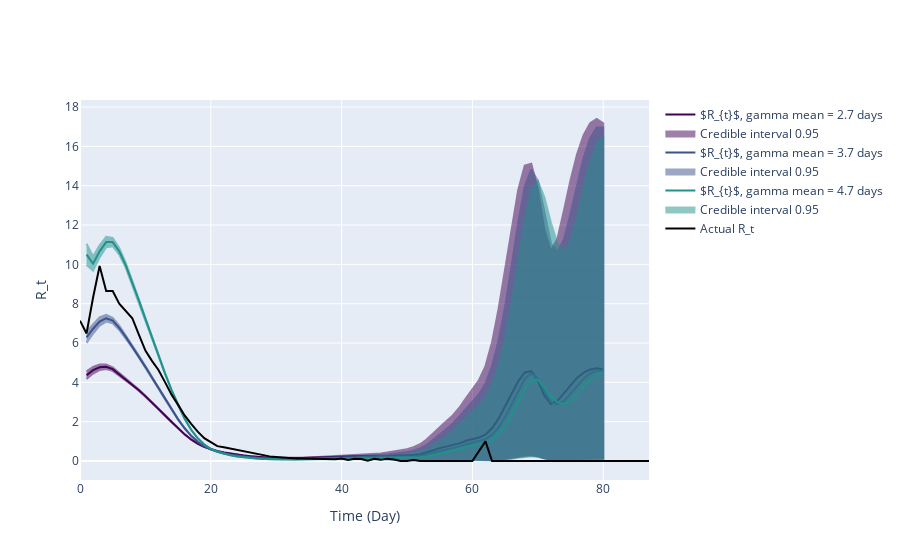

Notebook code cell kept with this figure:
### Markdown cell above
Given:

Original mean: $\mu = a \cdot b$
Original variance: $\sigma^2 = a \cdot b^2$
We want:

New mean: $\mu' = a' \cdot b' = \mu + 1$
New variance: $\sigma^2 = a' \cdot b'^2$
From the variance equation, we have: $[ a \cdot b^2 = a' \cdot b'^2 ]$

To find $a'$ and $b'$, we can use the following steps:

Express $a'$ in terms of $a$ and $b'$: $[ a' = \frac{a \cdot b^2}{b'^2} ]$

Substitute $a'$ into the new mean equation: [$ \left(\frac{a \cdot b^2}{b'^2}\right) \cdot b' = a \cdot b + 1 ]$

Simplify the equation: $[ \frac{a \cdot b^2 \cdot b'}{b'^2} = a \cdot b + 1 ] [ \frac{a \cdot b^2}{b'} = a \cdot b + 1 ]$

Solve for $b'$: $[ b' = \frac{a \cdot b^2}{a \cdot b + 1} ]$

Substitute $b'$ back to find $a'$: $[ a' = \frac{a \cdot b^2}{\left(\frac{a \cdot b^2}{a \cdot b + 1}\right)^2} ] [ a' = \frac{a \cdot b^2 \cdot (a \cdot b + 1)^2}{a^2 \cdot b^4} ] [ a' = \frac{(a \cdot b + 1)^2}{a \cdot b^2} ]$

So, the new parameters $a'$ and $b'$ are: $[ a' = \frac{(a \cdot b + 1)^2}{a \cdot b^2} ] [ b' = \frac{a \cdot b^2}{a \cdot b + 1} ]$

These adjustments will shift the mean of the distribution by 1 without changing the variance.

### Code cell
# Use incidence data to predict R_t value
theta = incidences_true_r1
end_time_point = len(theta)

a = gamma_a; b = gamma_scale
gamma_shape_list = [(a*b-1)**2/(a*b*b), a, (a*b+1)**2/(a*b*b)]
gamma_scale_list = [(a*b*b)/(a*b-1), b, (a*b*b)/(a*b+1)]

inc_data_r1 = pd.DataFrame(
    {
        'Time': np.arange(len(theta)-2),
        'Incidence Number': incidences_true_r1[2:len(theta)]
    }
)

intervals_list_r1 = []
for shape, scale in zip(gamma_shape_list, gamma_scale_list):
    gamma_pdf = gamma.pdf(x, shape, gamma_loc, scale)
    inference = branchpro.BranchProPosterior(
        inc_data=inc_data_r1,
        daily_serial_interval=gamma_pdf,
        alpha=prior_a,
        beta=prior_b)

    inference.run_inference(tau=tau)
    intervals = inference.get_intervals(central_prob=.95)
    intervals_list_r1.append(intervals)

fig = plot_multi_rt_fig(intervals_list_r1, true_rt_r1[2:-1], gamma_pdf, end_time_point)

n = 0
for i, handle in enumerate(fig.figure['data']):
    if handle['name'].startswith('Estimated'):
        mean_val = gamma_shape_list[n]*gamma_scale_list[n]
        handle['name'] = "$R_{t}$, " + f'gamma mean = {mean_val:.2g} days'
        n += 1

pio.write_image(fig.figure, 'single_plots/predicted_vs_true_rt_r1_multi.png')  
fig.show_figure()

### Figure 1 — Plotly figure (JSON) as saved in the notebook; plotly's stock layout.template omitted (floating-point values rounded to 4 significant figures; data arrays with more than 128 entries replaced by an {"elided": "..."} marker saying what was removed)
{"data": [{"line": {"color": "#440154"}, "mode": "lines", "name": "$R_{t}$, gamma mean = 2.7 days", "type": "scatter", "x": [1, 2, 3, 4, 5, 6, 7, 8, 9, 10, 11, 12, 13, 14, 15, 16, 17, 18, 19, 20, 21, 22, 23, 24, 25, 26, 27, 28, 29, 30, 31, 32, 33, 34, 35, 36, 37, 38, 39, 40, 41, 42, 43, 44, 45, 46, 47, 48, 49, 50, 51, 52, 53, 54, 55, 56, 57, 58, 59, 60, 61, 62, 63, 64, 65, 66, 67, 68, 69, 70, 71, 72, 73, 74, 75, 76, 77, 78, 79, 80], "y": [4.362, 4.619, 4.763, 4.796, 4.674, 4.417, 4.14, 3.881, 3.601, 3.299, 2.983, 2.655, 2.317, 1.983, 1.658, 1.355, 1.092, 0.8797, 0.7154, 0.5927, 0.5012, 0.4296, 0.371, 0.3215, 0.2783, 0.2404, 0.2084, 0.1834, 0.1655, 0.1541, 0.148, 0.1464, 0.1482, 0.1535, 0.1633, 0.1776, 0.193, 0.2054, 0.2154, 0.2261, 0.2355, 0.2399, 0.2385, 0.2338, 0.2316, 0.2379, 0.2534, 0.2679, 0.2733, 0.2811, 0.3021, 0.3461, 0.4278, 0.5442, 0.6544, 0.726, 0.7883, 0.895, 1.029, 1.124, 1.194, 1.344, 1.664, 2.153, 2.755, 3.417, 4.049, 4.502, 4.568, 4.101, 3.323, 2.9, 3.061, 3.458, 3.873, 4.228, 4.492, 4.656, 4.715, 4.656]}, {"fill": "toself", "fillcolor": "#440154", "line": {"color": "#440154"}, "mode": "lines", "name": "Credible interval 0.95", "opacity": 0.5, "showlegend": true, "type": "scatter", "x": {"elided": "160 int values"}, "y": {"elided": "160 float values"}}, {"line": {"color": "#3b528b"}, "mode": "lines", "name": "$R_{t}$, gamma mean = 3.7 days", "type": "scatter", "x": [1, 2, 3, 4, 5, 6, 7, 8, 9, 10, 11, 12, 13, 14, 15, 16, 17, 18, 19, 20, 21, 22, 23, 24, 25, 26, 27, 28, 29, 30, 31, 32, 33, 34, 35, 36, 37, 38, 39, 40, 41, 42, 43, 44, 45, 46, 47, 48, 49, 50, 51, 52, 53, 54, 55, 56, 57, 58, 59, 60, 61, 62, 63, 64, 65, 66, 67, 68, 69, 70, 71, 72, 73, 74, 75, 76, 77, 78, 79, 80], "y": [6.293, 6.726, 7.094, 7.261, 7.142, 6.773, 6.311, 5.825, 5.314, 4.788, 4.248, 3.698, 3.148, 2.618, 2.117, 1.665, 1.282, 0.9795, 0.7522, 0.5887, 0.4722, 0.3865, 0.3209, 0.269, 0.2261, 0.1902, 0.1607, 0.1379, 0.1217, 0.1111, 0.1053, 0.1034, 0.1045, 0.1087, 0.1165, 0.128, 0.1407, 0.1519, 0.1617, 0.1717, 0.1802, 0.1843, 0.1837, 0.1799, 0.1774, 0.1808, 0.1912, 0.2014, 0.2057, 0.2117, 0.2263, 0.2568, 0.3159, 0.4048, 0.497, 0.5711, 0.6442, 0.7442, 0.8537, 0.9285, 0.9862, 1.098, 1.333, 1.711, 2.228, 2.873, 3.574, 4.178, 4.452, 4.194, 3.528, 3.004, 2.884, 3.055, 3.41, 3.815, 4.18, 4.452, 4.598, 4.597]}, {"fill": "toself", "fillcolor": "#3b528b", "line": {"color": "#3b528b"}, "mode": "lines", "name": "Credible interval 0.95", "opacity": 0.5, "showlegend": true, "type": "scatter", "x": {"elided": "160 int values"}, "y": {"elided": "160 float values"}}, {"line": {"color": "#21918c"}, "mode": "lines", "name": "$R_{t}$, gamma mean = 4.7 days", "type": "scatter", "x": [1, 2, 3, 4, 5, 6, 7, 8, 9, 10, 11, 12, 13, 14, 15, 16, 17, 18, 19, 20, 21, 22, 23, 24, 25, 26, 27, 28, 29, 30, 31, 32, 33, 34, 35, 36, 37, 38, 39, 40, 41, 42, 43, 44, 45, 46, 47, 48, 49, 50, 51, 52, 53, 54, 55, 56, 57, 58, 59, 60, 61, 62, 63, 64, 65, 66, 67, 68, 69, 70, 71, 72, 73, 74, 75, 76, 77, 78, 79, 80], "y": [10.5, 10.04, 10.66, 11.13, 11.13, 10.67, 9.95, 9.1, 8.165, 7.224, 6.289, 5.361, 4.456, 3.608, 2.83, 2.147, 1.587, 1.155, 0.8401, 0.6205, 0.4703, 0.3653, 0.2896, 0.2333, 0.1896, 0.1547, 0.127, 0.1061, 0.09114, 0.08119, 0.07529, 0.0727, 0.07274, 0.07526, 0.08069, 0.08902, 0.09864, 0.1076, 0.116, 0.1249, 0.1326, 0.1369, 0.1373, 0.1351, 0.1334, 0.1355, 0.1426, 0.1494, 0.1519, 0.1563, 0.1675, 0.1902, 0.2341, 0.3014, 0.3752, 0.4424, 0.5167, 0.6135, 0.711, 0.7726, 0.8176, 0.9053, 1.084, 1.369, 1.774, 2.322, 2.988, 3.658, 4.116, 4.137, 3.737, 3.291, 3.001, 2.894, 3.044, 3.376, 3.77, 4.131, 4.383, 4.472]}, {"fill": "toself", "fillcolor": "#21918c", "line": {"color": "#21918c"}, "mode": "lines", "name": "Credible interval 0.95", "opacity": 0.5, "showlegend": true, "type": "scatter", "x": {"elided": "160 int values"}, "y": {"elided": "160 float values"}}, {"line": {"color": "black"}, "mode": "lines", "name": "Actual R_t", "type": "scatter", "x": [0, 1, 2, 3, 4, 5, 6, 7, 8, 9, 10, 11, 12, 13, 14, 15, 16, 17, 18, 19, 20, 21, 22, 23, 24, 25, 26, 27, 28, 29, 30, 31, 32, 33, 34, 35, 36, 37, 38, 39, 40, 41, 42, 43, 44, 45, 46, 47, 48, 49, 50, 51, 52, 53, 54, 55, 56, 57, 58, 59, 60, 61, 62, 63, 64, 65, 66, 67, 68, 69, 70, 71, 72, 73, 74, 75, 76, 77, 78, 79, 80, 81, 82, 83, 84, 85, 86, 87, 88, 89, 90], "y": [7.138, 6.487, 8.313, 9.921, 8.645, 8.647, 8.004, 7.646, 7.26, 6.421, 5.615, 5.091, 4.63, 4.012, 3.375, 2.854, 2.315, 1.887, 1.491, 1.165, 0.9397, 0.7551, 0.696, 0.627, 0.5485, 0.5047, 0.4331, 0.3598, 0.2974, 0.2349, 0.2083, 0.1818, 0.1418, 0.1311, 0.1296, 0.121, 0.1027, 0.0902, 0.1179, 0.08353, 0.1293, 0.0559, 0.1117, 0.09615, 0.01802, 0.1087, 0.05797, 0.12, 0.07895, 0.0, 0.0, 0.05263, 0.0, 0.0, 0.0, 0.0, 0.0, 0.0, 0.0, 0.0, 0.0, 0.5, 1.0, 0.0, 0.0, 0.0, 0.0, 0.0, 0.0, 0.0, 0.0, 0.0, 0.0, 0.0, 0.0, 0.0, 0.0, 0.0, 0.0, 0.0, 0.0, 0.0, 0.0, 0.0, 0.0, 0.0, 0.0, 0.0]}], "layout": {"hovermode": "x unified", "xaxis": {"title": {"text": "Time (Day)"}}, "yaxis": {"title": {"text": "R_t"}}}}
